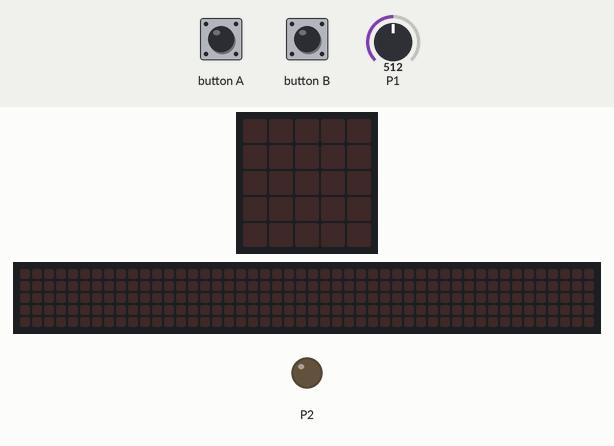
Recording of a program running on a simulated BBC micro:bit (MakeCode). Shown: the board's 5×5 LED display, a strip that is not on the board, showing the scrolling text unrolled, output pins drawn as LEDs (lit = HIGH). Inputs (shaded band) come from the test bench; at power-on: P1 = 512 (analog values on the 0–1023 scale). The 48×5 strip is a reading aid, not a part: it shows the text the display is scrolling, unrolled, one strip-width of it at a time.

Above: at 1.2 s.
1.3 s: button A pressed for 0.15 s
At 1.52 s:
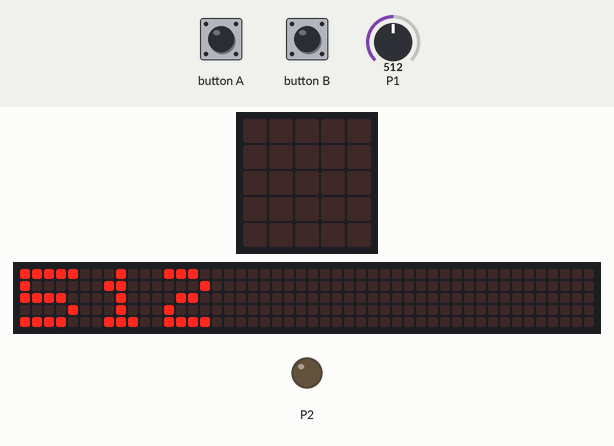
4.3 s: P1 set to 937
7.3 s: P1 set to 964
8.8 s: button A pressed for 0.15 s
At 9.02 s:
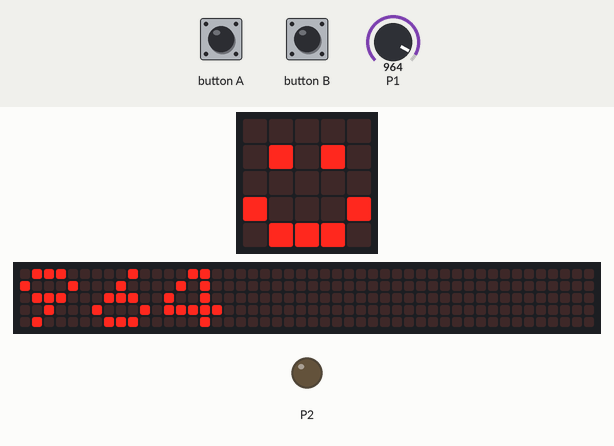
11.9 s: P1 set to 490
At 14.7 s:
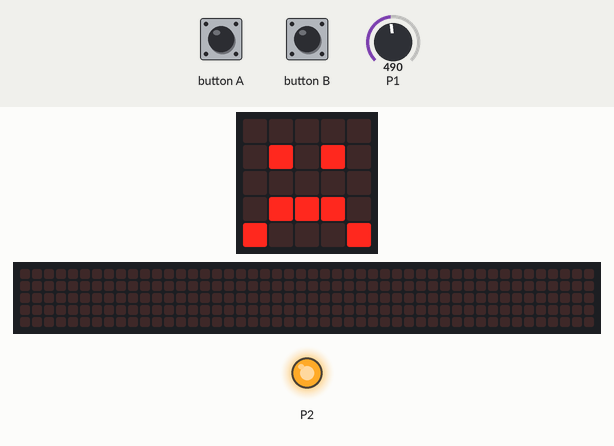
14.9 s: button A pressed for 0.15 s
At 18.7 s:
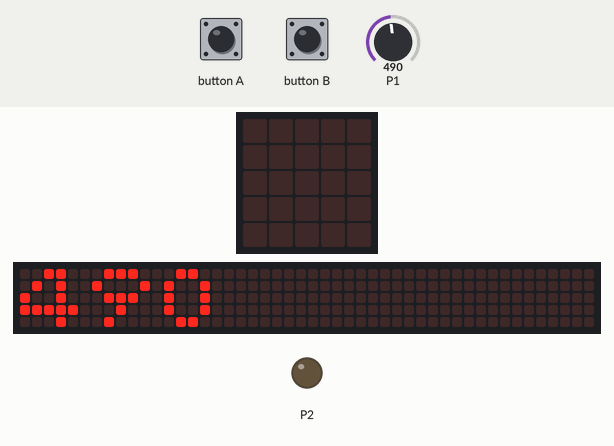
Timing chart, 0 to 18.9 s (numbered marks = the images above; inputs shaded):
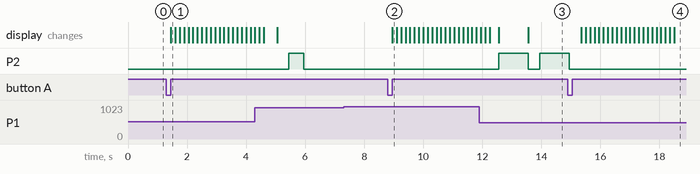

Measured:
- after the input at 1.3 s, the display: changes after 0.15 s (image 1)
- after the input at 7.3 s, every drawn part: stays the same
- after the input at 8.8 s, the display: changes after 0.15 s (image 2)
- after the input at 11.9 s, the display: first differs from a run without the input after 1.7 s (image 3)
- after the input at 14.9 s, the display: first changes after 0.45 s (image 4 shows a later state)

The program:

Microbit-Warning-System.py
```python
moisture = 0
ALERT_MODE = False
"""

Welcome to your garden alert system

Author: Matt Berumen

Notes:

"""
# Button A is pressed in order to read moisture data
# and ensure our garden is not past the hydration threshold

def on_button_pressed_a():
    global moisture, ALERT_MODE
    # Power from P2 is taken in order to allow the buzzer to make noise until stopped
    basic.show_number(pins.analog_read_pin(AnalogPin.P1))
    moisture = pins.analog_read_pin(AnalogPin.P1)
    if moisture > 950:
        # Set alert mode to true and start alarm + fan spin
        ALERT_MODE = True
        # Fan turns on indefinitely
        pins.digital_write_pin(DigitalPin.P0, 1)
        while ALERT_MODE:
            pins.digital_write_pin(DigitalPin.P2, 1)
            # Buzzer beeps for half a sec
            basic.pause(500)
            pins.digital_write_pin(DigitalPin.P2, 0)
            basic.pause(500)
    elif moisture >= 500 and moisture <= 950:
        iamHappy = images.icon_image(IconNames.HAPPY)
        iamHappy.show_image(0)
        pins.digital_write_pin(DigitalPin.P2, 1)
        basic.pause(500)
        pins.digital_write_pin(DigitalPin.P2, 0)
    else:
        i = 0
        while i < 2:
            pins.digital_write_pin(DigitalPin.P2, 1)
            basic.pause(1000)
            pins.digital_write_pin(DigitalPin.P2, 0)
            iamSad = images.icon_image(IconNames.SAD)
            iamSad.show_image(0)
            i += 1
input.on_button_pressed(Button.A, on_button_pressed_a)

# Button B is pressed in order stop alert system

def on_button_pressed_b():
    global ALERT_MODE
    # When the value is set to 0, the buzzer stops making noise until it is turned on again
    # pins.digital_write_pin(DigitalPin.P2, 0)
    # When button B is pressed, the alert system is deactivated, fan and buzzer turn off
    pins.digital_write_pin(DigitalPin.P0, 0)
    pins.digital_write_pin(DigitalPin.P2, 0)
    ALERT_MODE = False
input.on_button_pressed(Button.B, on_button_pressed_b)
```
